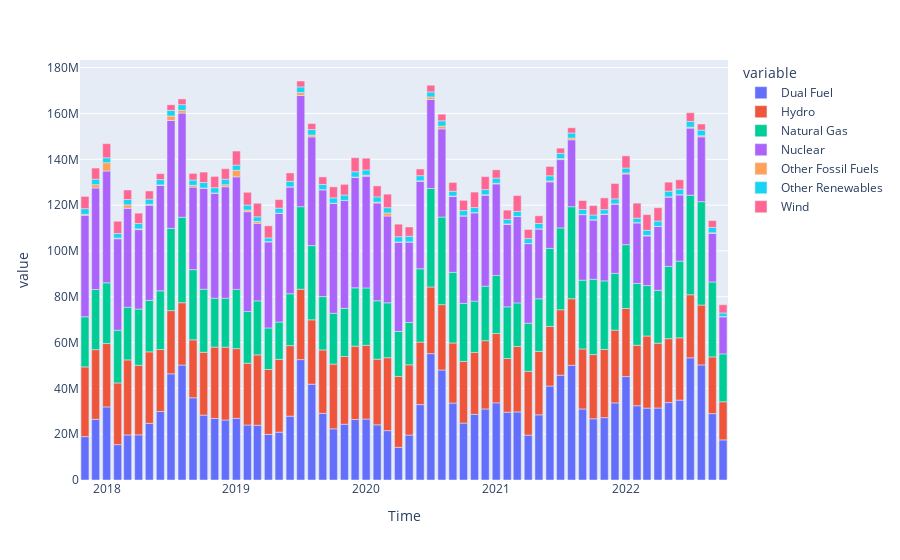

Notebook source saved alongside this figure:
### Code cell
import plotly.express as px

px.bar(data, x="Time", y=df.columns[1:])
